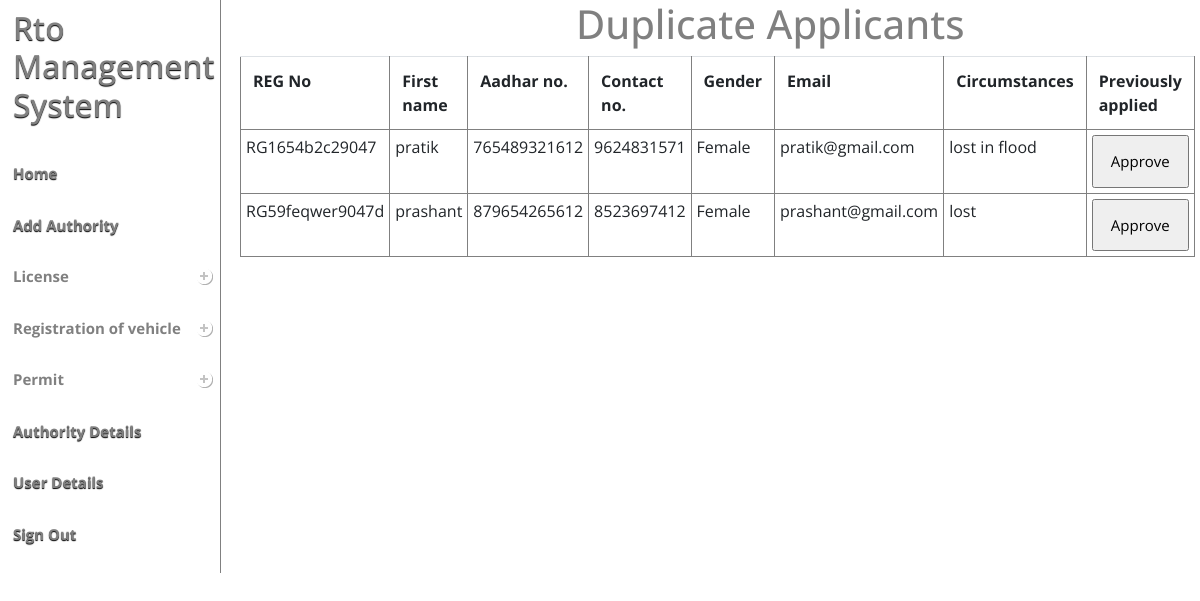
Screenshot of /rto_mng_system1/rto_mng_system1/admin/duplicate_reg.php with the database file from the repository.
### tables this page shows
CREATE TABLE `reg_motor_result` (
  `REG_id` int(11) NOT NULL,
  `reg_no` text NOT NULL,
  `dl_no` text NOT NULL,
  `U_id` int(11) NOT NULL,
  `Engine_no` bigint(11) NOT NULL,
  `A_id` int(11) NOT NULL
);

CREATE TABLE `user` (
  `U_id` int(11) NOT NULL,
  `Name` text NOT NULL,
  `email` varchar(20) NOT NULL,
  `Address` text NOT NULL,
  `Aadharno` bigint(11) NOT NULL,
  `Gender` tinyint(1) NOT NULL,
  `Contact` bigint(10) NOT NULL
);

### rto_mng_system1/rto_mng_system1/admin/duplicate_reg.php (the view, shortened to what this page needs)
<!DOCTYPE html PUBLIC "-//W3C//DTD XHTML 1.0 Transitional//EN" >
<?php
   include('index.php');
?>
<html>
<head>
<link rel="stylesheet" type="text/css" href="menu.css" />
</head>
<body >
<div style="margin-left:48%;margin-top:%;font-family: 'Open Sans', sans-serif;color:gray"><h1>Duplicate Applicants</h1></div>
<div >
<table class="table" style="border:1px solid gray;overflow-y:scroll;!important">
  <tr >
    <th>REG No</th>
    <th>First name</th>
	<th>Aadhar no.</th>
    <th>Contact no.</th>
	<th>Gender</th>
    <th>Email</th>
    <th>Circumstances</th>
    <th>Previously applied</th>
  </tr>
  <?php
	   $sql2 = "SELECT * FROM `duplicate reg certificate` WHERE `approval_status`= 0";
	   $result2 = mysql_query($sql2);
      while($row2 = mysql_fetch_array($result2))
	  {
		$reg_id = $row2['REG_id'];
	   $sql1 = "SELECT * FROM `user` WHERE `U_id` IN (SELECT `U_id` FROM `reg_motor_vehicle` WHERE `REG_id` = '$reg_id')";
	   $result1 = mysql_query($sql1);
	   $row1 = mysql_fetch_array($result1);
	  $sql3 = "SELECT `reg_no` FROM `reg_motor_result` WHERE `REG_id` ='$reg_id'";
	   $result3 = mysql_query($sql3);
	   $row3 = mysql_fetch_array($result3);
  ?>
  <form method="POST" action="duplicateReg_approval.php">
  <tr>
    <td><?php echo $row3['reg_no'];?></td>
    <td><?php echo $row1['Name'];?></td>
	 <td><?php echo $row1['Aadharno'];?></td>
    <td><?php echo $row1['Contact'];?></td>
	 <td><?php
	if($row1['Gender'] == "1")
		{echo "Male";}
	else
	{echo "Female";}
		?></td>
    <td><?php echo $row1['email'];?></td>
    <td><?php echo $row2['circumstances'];?></td>
    <td><input type="submit" name="submit" value = "Approve" style="padding:13px;width:100%;font-size:15px;"></td>
   </form>
  <?php
	  }
  ?>
</table>
</div>
</body>
</html>

### rto_mng_system1/rto_mng_system1/admin/index.php (style rules this page uses)
body { overflow-x:scroll; }

### rto_mng_system1/rto_mng_system1/admin/duplicate_reg.php (style rules this page uses)
.table { position:fixed; z-index:999; padding:0px; margin-left:20%; margin-top:0%; font-family: 'Open Sans', sans-serif; width:77%; height:auto; overflow-y:scroll; }
.table td,th,tr { border:1px solid gray; padding:5px; }

### rows the page displays
duplicate reg certificate: reg_motor_result.reg_no "RG1654b2c29047", user.Name "pratik", user.Aadharno "765489321612", user.Contact "9624831571", user.email "pratik@gmail.com", circumstances "lost in flood"
duplicate reg certificate: reg_motor_result.reg_no "RG59feqwer9047d", user.Name "prashant", user.Aadharno "879654265612", user.Contact "8523697412", user.email "prashant@gmail.com", circumstances "lost"
